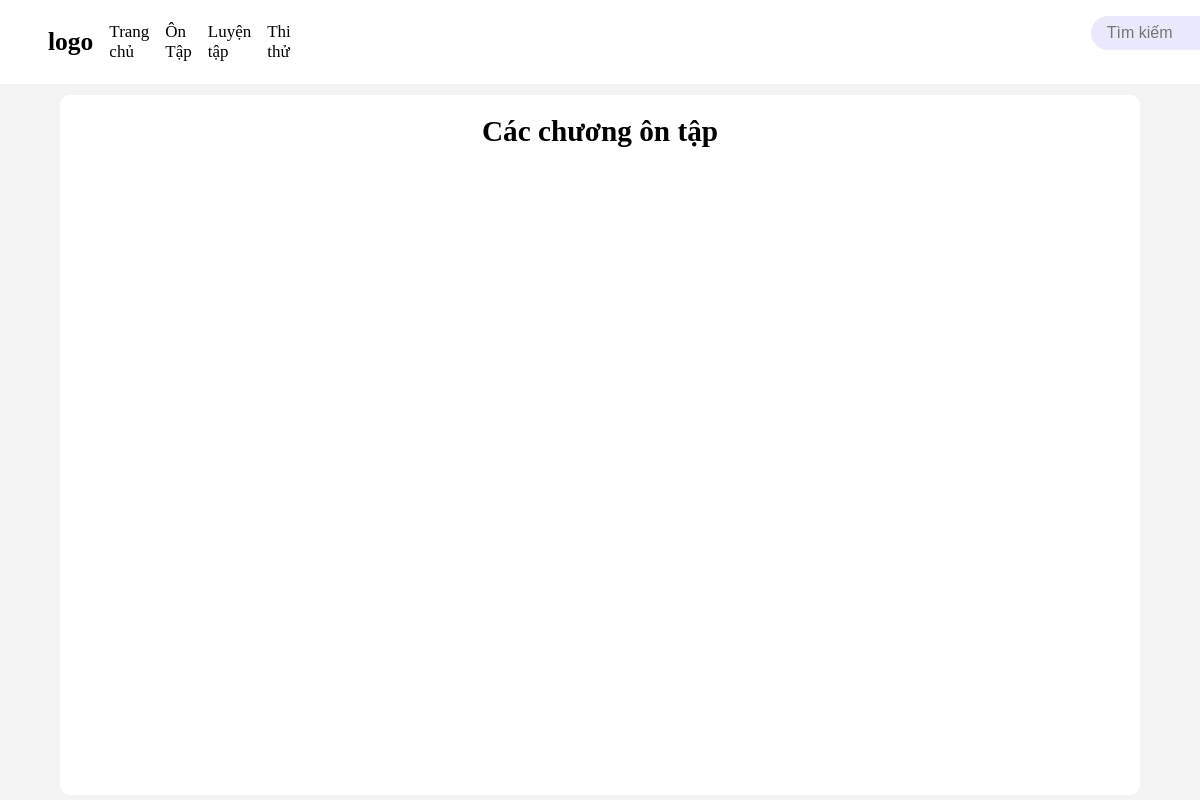
The app's page /0n_tap (signed in), older data.
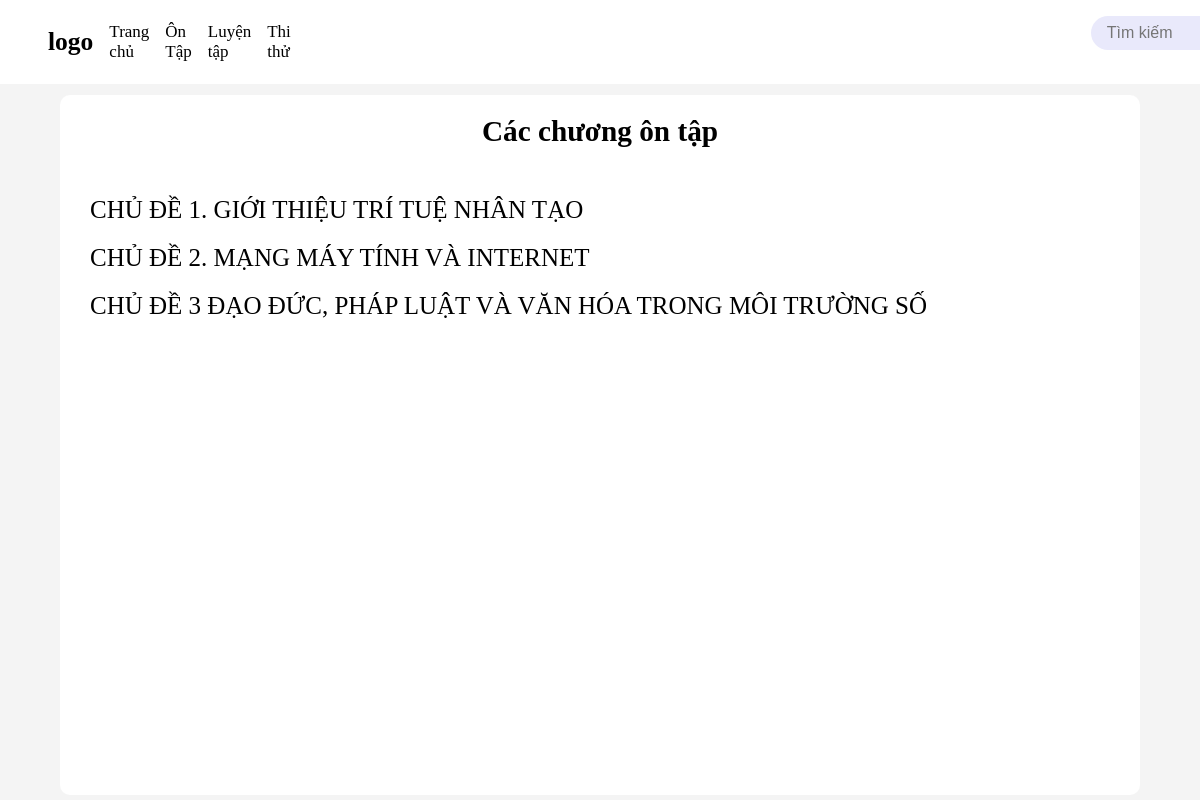
The same page, newer data.
### base/models.py (models this page shows, shortened)
class bai_hoc(models.Model):
    name = models.CharField(max_length=2000)
    noi_dung = models.TextField()
    file_di_kem = models.FileField(blank=True)

### base/views.py (the view)
# urls.py: path('0n_tap', views.bai_hoc_all, name='on_tap_pv'),
def bai_hoc_all(request):
    all_lesson  = bai_hoc.objects.all()
    context={'all_lesson': all_lesson}
    return render(request, "base/bai_hoc_all.html",context)

### base/templates/base/bai_hoc_all.html (shortened to what this page needs)
<!DOCTYPE html>
<html>
<head>
    {% load static %}
    {% if request.session.theme == 'dark' %}
    <link rel="stylesheet" href="{% static 'styles/dark.css' %}">
    <link rel="stylesheet" href="{% static 'styles/b_dark.css' %}">
    {% else %}
    <link rel="stylesheet" href="{% static 'styles/light.css' %}">
    <link rel="stylesheet" href="{% static 'styles/b_light.css' %}">
    {% endif %}
</head>
<body>
    {% include 'navbar.html' %}
    <div class="midlle_section">
        <h3>Các chương ôn tập</h3>
        <br>
        {%for bai in all_lesson%}
        <div class="bai">
                <a href="{%url 'bai' bai.id %}">{{bai.name}}</a>
        </div>
        {%endfor%}
    </div>
</body>
</html>

Row changes from the older to the newer data that the page shows:
added bai_hoc: name "CHỦ ĐỀ 1. GIỚI THIỆU TRÍ TUỆ NHÂN TẠO"
added bai_hoc: name "CHỦ ĐỀ 2. MẠNG MÁY TÍNH VÀ INTERNET"
added bai_hoc: name "CHỦ ĐỀ 3 ĐẠO ĐỨC, PHÁP LUẬT VÀ VĂN HÓA TRONG MÔI TRƯỜNG SỐ"
